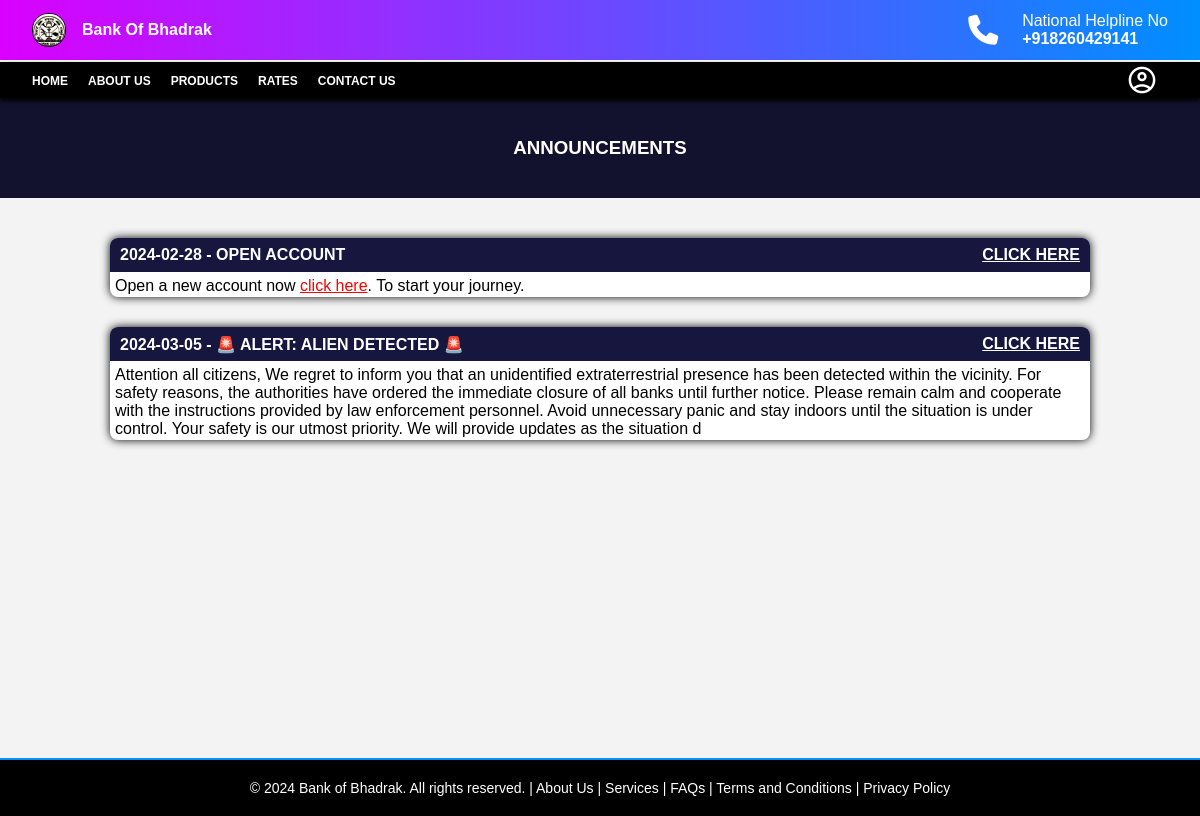
The app's page /components/announcements/announcements.php with its own data.
### tables this page shows
CREATE TABLE `announcements` (
  `AnnouncementID` int(11) NOT NULL,
  `AnnouncementDate` date NOT NULL DEFAULT current_timestamp(),
  `Subject` varchar(100) NOT NULL,
  `AnnouncementMessage` varchar(500) NOT NULL,
  `Link` varchar(100) NOT NULL
);

### components/announcements/announcements.php (the view, shortened to what this page needs)
<html lang="en">
<head>
    <link rel="stylesheet" href="https://cdnjs.cloudflare.com/ajax/libs/font-awesome/6.5.1/css/all.min.css" />
    <link rel="stylesheet" href="/style.css">
    <?php
    require $_SERVER['DOCUMENT_ROOT'] ."/assets/php/config.php";
    $getAnnnounments = mysqli_query($conn, "SELECT * FROM announcements;");
    ?>
</head>
<body>
    <nav class="navbar">
        <div class="top-nav">
            <div>
                <a href="#">
                    <img src="/images/logo.jpg" alt="">
                    <p>Bank Of Bhadrak</p>
                </a>
            </div>
            <div class="help-line">
                <i class="fa-solid fa-phone"></i>
                <div>
                    National Helpline No
                    <br>
                    <a href="">
                        +918260429141
                    </a>
                </div>
            </div>
        </div>
    </nav>
    <div class="bottom-nav">
            <div>
                <ul>
                    <li><a href="/index.php">HOME</a></li>
                    <li><a href="/components/extra/about-us.php">ABOUT US</a></li>
                    <li><a href="/components/extra/products.php">PRODUCTS</a></li>
                    <li><a href="/components/extra/rates.php">RATES</a></li>
                    <li><a href="/components/extra/contactus.php">CONTACT US</a></li>
                </ul>
            </div>
            <div class="dropdown">
                <span class="material-symbols-outlined users">account_circle</span>
            </div>
        </div>
    <div class="banner">
        <h3>ANNOUNCEMENTS</h3>
    </div>
    <div class='announce'>
        <div class="container">
            <?php
            while($get_date=mysqli_fetch_assoc($getAnnnounments)){
                echo '
                <div class="box">
                    <h4>
                    <div>'.$get_date["AnnouncementDate"].'  -
                    '.$get_date["Subject"].'</div>
                        <a href="'.$get_date["Link"].'">Click here</a>
                    </h4>
                    <p>'.$get_date["AnnouncementMessage"].'</p>
                </div>
                ';
            }
            ?>
        </div>
    </div>
    <footer>
        <p>&copy; 2024 Bank of Bhadrak. All rights reserved. |
            <a href="/components/extra/about-us.php">About Us</a> |
            <a href="/components/extra/products.php">Services</a> |
            <a href="/components/extra/faqs.php">FAQs</a> |
            <a href="/components/extra/terms-conditions.php">Terms and Conditions</a> |
            <a href="/components/extra/privacy-policy.php">Privacy Policy</a>
        </p>
    </footer>
</body>
</html>

### style.css (style rules this page uses)
* { margin: 0; padding: 0; font-family: "Poppins", sans-serif; }
.top-nav { height: 60px; background: linear-gradient(to right, #da00ff, #008fff); padding-left: 32px; padding-right: 32px; color: white; display: flex; justify-content: space-between; align-items: center; border-bottom: 2px solid white; }
.navbar a img { height: 32px; border-radius: 16px; border: 1px solid black; }
.help-line { display: flex; gap: 24px; }
i.fa-solid.fa-phone { display: flex; justify-content: center; align-items: center; font-size: 30px; }
.navbar a { color: white; text-decoration: none; font-weight: 600; display: flex; align-items: center; gap: 16px; }
.bottom-nav { top: 0; position: sticky; z-index: 10000; height: 36px; background: black; color: white; display: flex; justify-content: space-between; align-items: center; padding-left: 32px; padding-right: 32px; box-shadow: 0 3px 5px black; }
.bottom-nav ul { display: flex; gap: 20px; }
.bottom-nav ul li { list-style-type: none; }
.bottom-nav .users { font-size: 32px; cursor: pointer; padding: 0 10px 0 10px; }
.dropdown { position: relative; display: inline-block; }
footer { bottom: 0; border-top: 2px solid #008fff; background-color: black; padding: 20px; text-align: center; color: white; }
footer p { margin: 0; font-size: 14px; color: white; }
footer a { color: white; text-decoration: none; }
.bank-title h1, h3 { margin: 10px 0 10px 0; }
::placeholder { color: #777; }
.banner { height: 100px; display: flex; width: 100%; align-items: center; justify-content: center; background-color: rgb(18, 18, 46); color: white; }
.announce { padding: 30px; background-color: #f3f3f3; }
.announce .container { height: 500px; display: flex; gap: 10px; flex-direction: column; overflow-y: auto; padding: 0 30px; }
.announce .container .box { background-color: white; margin: 10px 50px; border-radius: 8px; box-shadow: 0 0 10px black; display: flex; flex-direction: column; gap: 3px; }
.announce .container .box h4 { display: flex; height: 30px; align-items: center; justify-content: space-between; text-transform: uppercase; background-color: rgb(22, 22, 63); color: white; padding: 2px 10px; border-radius: 8px 8px 0 0; }
.announce .container .box h4 a { color: white; }
.announce .container .box p { padding: 2px 5px; }

### records on screen
announcements: AnnouncementDate "2024-02-28", Subject "OPEN ACCOUNT", AnnouncementMessage "Open a new account now click here . To start your journey."
announcements: AnnouncementDate "2024-03-05", Subject "🚨 ALERT: ALIEN DETECTED 🚨", AnnouncementMessage "Attention all citizens, We regret to inform you that an unidentified extraterrestrial presence has been detected within the vicinity. For safety reasons, the authorities have ordered the immediate closure of all banks until further notice. Please remain calm and cooperate with the instructions provided by law enforcement personnel. Avoid unnecessary panic and stay indoors until the situation is under control. Your safety is our utmost priority. We will provide updates as the situation d"
